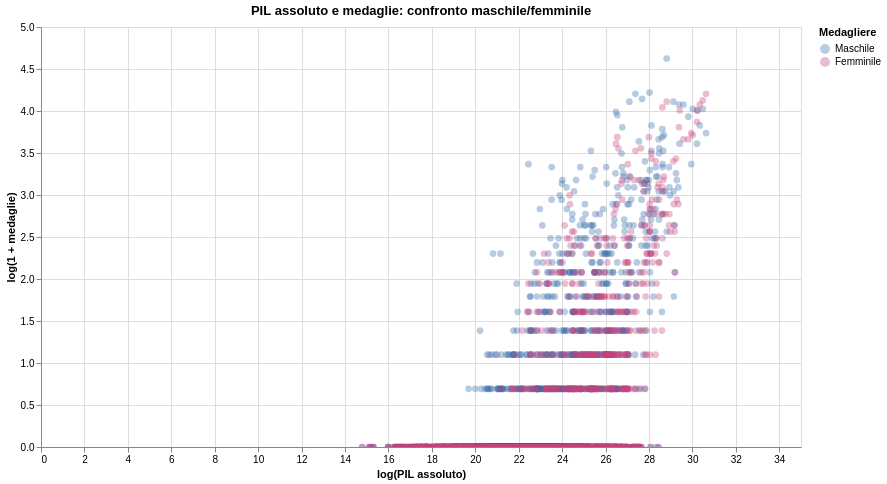

Write notebook code for a chart like this one.
### Markdown cell above
## 8. Scatter: PIL, popolazione e medaglie per genere

Gli scatter seguenti mostrano due relazioni classiche del progetto, ma separate per genere: PIL assoluto e popolazione rispetto al numero di medaglie.

### Code cell
scatter_panel = analysis[[
    "year", "country", "country_noc", "log_PIL_Assoluto", "log_Popolazione",
    "medaglie_maschili", "medaglie_femminili",
]].copy()

scatter_long = scatter_panel.melt(
    id_vars=["year", "country", "country_noc", "log_PIL_Assoluto", "log_Popolazione"],
    value_vars=["medaglie_maschili", "medaglie_femminili"],
    var_name="genere",
    value_name="medaglie",
)
scatter_long["genere"] = scatter_long["genere"].map({
    "medaglie_maschili": "Maschile",
    "medaglie_femminili": "Femminile",
})
scatter_long["log_medaglie"] = np.log1p(scatter_long["medaglie"])
scatter_long = scatter_long.dropna(subset=["log_PIL_Assoluto", "log_medaglie"])

pil_scatter = (
    alt.Chart(scatter_long)
    .mark_circle(opacity=0.35, size=45)
    .encode(
        x=alt.X("log_PIL_Assoluto:Q", title="log(PIL assoluto)"),
        y=alt.Y("log_medaglie:Q", title="log(1 + medaglie)"),
        color=alt.Color("genere:N", title="Medagliere", scale=alt.Scale(domain=["Maschile", "Femminile"], range=["#3569a8", "#c7437a"])),
        tooltip=[
            alt.Tooltip("country:N", title="Paese"),
            alt.Tooltip("year:O", title="Anno"),
            alt.Tooltip("genere:N", title="Genere"),
            alt.Tooltip("medaglie:Q", title="Medaglie", format=",.0f"),
            alt.Tooltip("log_PIL_Assoluto:Q", title="log PIL", format=".2f"),
        ],
    )
    .properties(width=760, height=420, title="PIL assoluto e medaglie: confronto maschile/femminile")
    .interactive()
)

pil_scatter

### Figure 1 — Vega-Lite specification as saved in the notebook (floating-point values rounded to 4 significant figures; data arrays with more than 128 entries replaced by an {"elided": "..."} marker saying what was removed)
{"config": {"view": {"continuousWidth": 300, "continuousHeight": 300}}, "data": {"name": "data-d6bd8eb2d14eec5f3cae54a570cea7a9"}, "mark": {"type": "circle", "opacity": 0.35, "size": 45}, "encoding": {"color": {"field": "genere", "scale": {"domain": ["Maschile", "Femminile"], "range": ["#3569a8", "#c7437a"]}, "title": "Medagliere", "type": "nominal"}, "tooltip": [{"field": "country", "title": "Paese", "type": "nominal"}, {"field": "year", "title": "Anno", "type": "ordinal"}, {"field": "genere", "title": "Genere", "type": "nominal"}, {"field": "medaglie", "format": ",.0f", "title": "Medaglie", "type": "quantitative"}, {"field": "log_PIL_Assoluto", "format": ".2f", "title": "log PIL", "type": "quantitative"}], "x": {"field": "log_PIL_Assoluto", "title": "log(PIL assoluto)", "type": "quantitative"}, "y": {"field": "log_medaglie", "title": "log(1 + medaglie)", "type": "quantitative"}}, "height": 420, "params": [{"name": "param_1e9efca18e7a2868", "select": {"type": "interval", "encodings": ["x", "y"]}, "bind": "scales"}], "title": "PIL assoluto e medaglie: confronto maschile/femminile", "width": 760, "$schema": "https://vega.github.io/schema/vega-lite/v6.4.1.json", "datasets": {"data-d6bd8eb2d14eec5f3cae54a570cea7a9": {"elided": "5256 records"}}}
